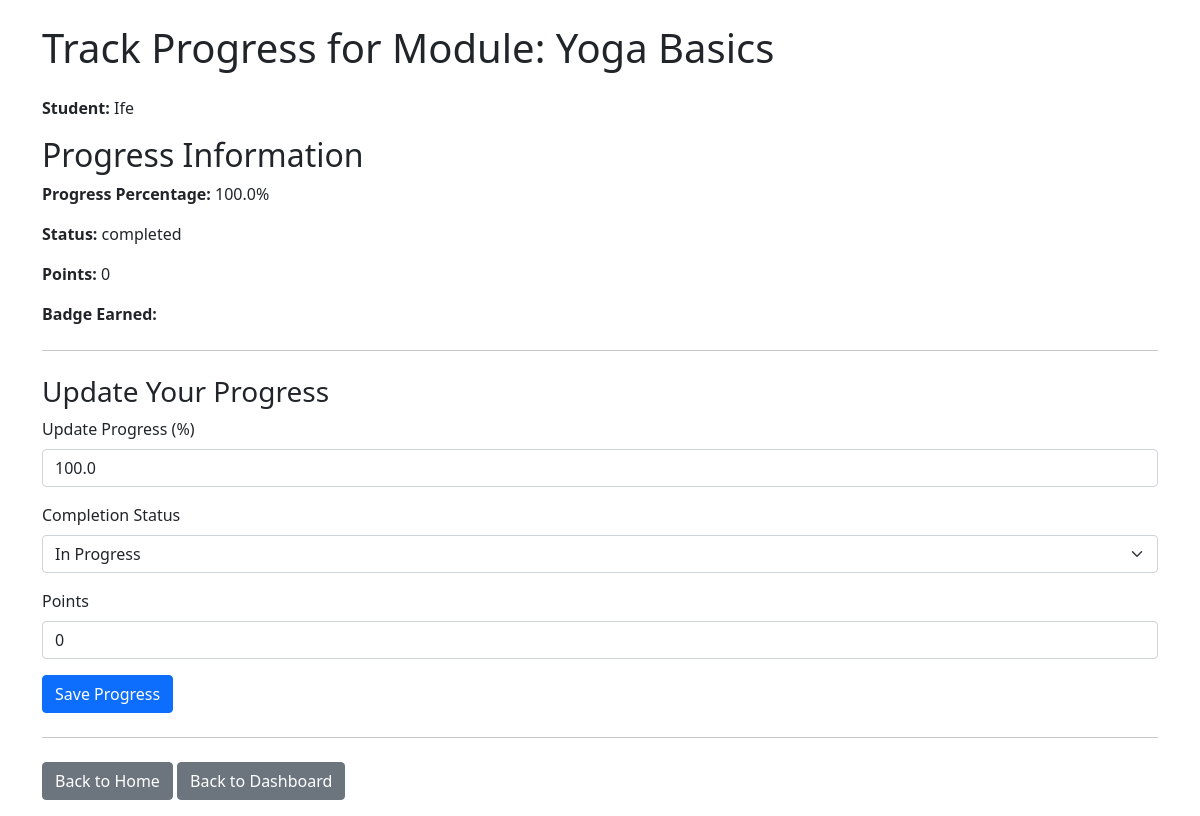
Before: /track_progress/5/ (signed in) with the older database file.
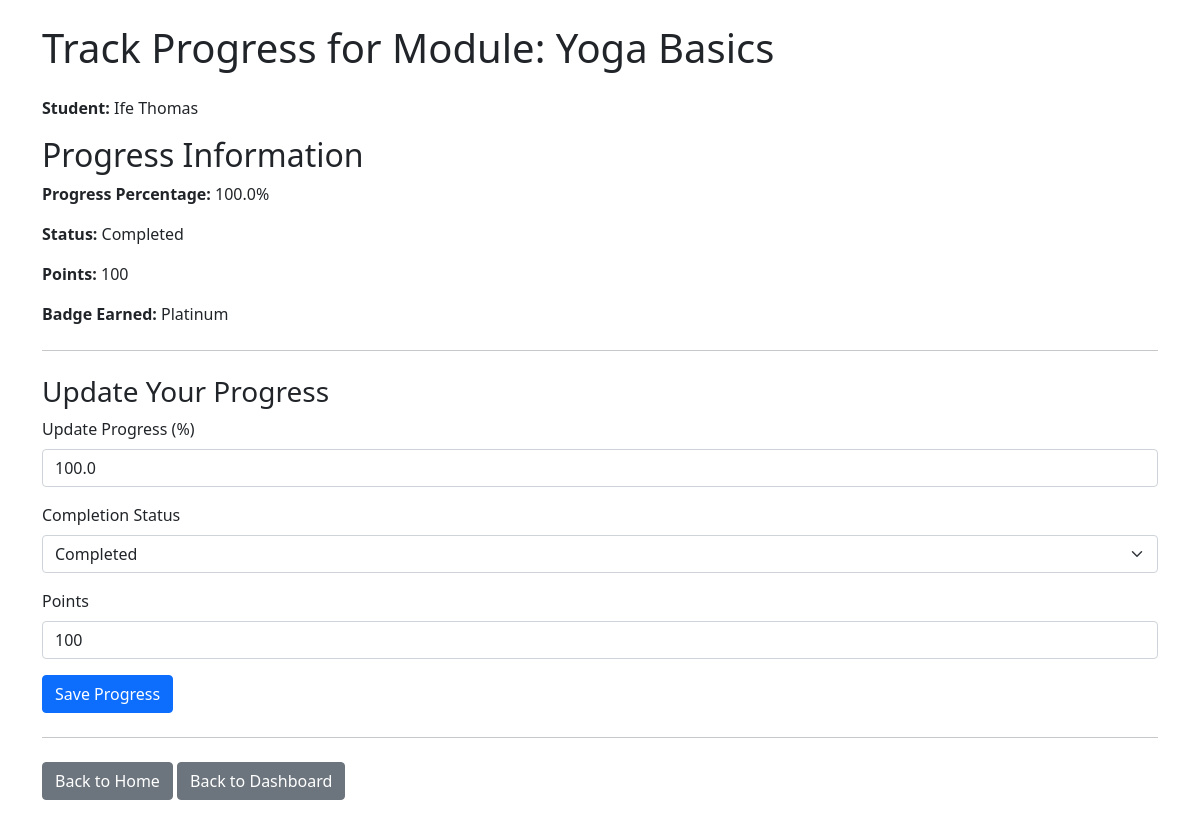
After: the same page with the newer database file.
### core/models.py (models this page shows, shortened)
class Progress(models.Model):
    enrollment = models.OneToOneField(Enrollment, on_delete=models.CASCADE)
    progress_percentage = models.FloatField(default=0.0)
    completion_status = models.CharField(max_length=20, default='in-progress')
    points = models.IntegerField(default=0)  # Points for gamification
    badge_earned = models.CharField(max_length=50, blank=True)  # Badge earned for completing challenges

class Enrollment(models.Model):
    student = models.ForeignKey(Student, on_delete=models.CASCADE)
    module = models.ForeignKey(TrainingModule, on_delete=models.CASCADE)
    enrollment_date = models.DateTimeField(auto_now_add=True)

class TrainingModule(models.Model):
    trainer = models.ForeignKey(Trainer, on_delete=models.CASCADE)
    module_id = models.CharField(max_length=20, unique=True)
    title = models.CharField(max_length=100)
    description = models.TextField()
    created_at = models.DateTimeField(auto_now_add=True)
    updated_at = models.DateTimeField(auto_now=True)

class Student(models.Model):
    user = models.OneToOneField(User, on_delete=models.CASCADE)
    student_id = models.CharField(max_length=20, unique=True)

class User(AbstractUser):
    ROLE_CHOICES = (
        ('admin', 'Admin'),
        ('trainer', 'Trainer'),
        ('student', 'Student'),
    )
    role = models.CharField(max_length=10, choices=ROLE_CHOICES)
    groups = models.ManyToManyField(
        'auth.Group',
        related_name='core_user_set',  # Changed related_name
        blank=True,
        help_text='The groups this user belongs to.',
        related_query_name='user',
    )
    user_permissions = models.ManyToManyField(
        'auth.Permission',
        related_name='core_user_permissions',  # Changed related_name
        blank=True,
        help_text='Specific permissions for this user.',
        related_query_name='user',
    )

### core/views.py (the view, shortened to what this page needs)
# urls.py: path('track_progress/<int:enrollment_id>/', views.track_progress, name='track_progress'),
@login_required
def track_progress(request, enrollment_id):
    enrollment = Enrollment.objects.get(id=enrollment_id)
    if request.user != enrollment.student.user:
        return redirect('home')
    progress, created = Progress.objects.get_or_create(enrollment=enrollment)
    return render(request, 'core/track_progress.html', {'progress': progress, 'enrollment': enrollment})

### core/templates/core/track_progress.html (shortened to what this page needs)
<!DOCTYPE html>
<html lang="en">
<head>
    <link href="https://cdn.jsdelivr.net/npm/bootstrap@5.1.0/dist/css/bootstrap.min.css" rel="stylesheet">
</head>
<body>
    <div class="container mt-4">
        <h1 class="mb-4">Track Progress for Module: {{ enrollment.module.title }}</h1>
        <p><strong>Student:</strong> {{ enrollment.student.user.first_name }} {{ enrollment.student.user.last_name }}</p>
        <h2>Progress Information</h2>
        <p><strong>Progress Percentage:</strong> {{ progress.progress_percentage }}%</p>
        <p><strong>Status:</strong> {{ progress.completion_status }}</p>
        <p><strong>Points:</strong> {{ progress.points }}</p>
        <p><strong>Badge Earned:</strong> {{ progress.badge_earned }}</p>
        <hr class="my-4">
        {% if request.user == enrollment.student.user %}
            <h3>Update Your Progress</h3>
            <form method="POST">
                <div class="mb-3">
                    <label for="progress_percentage" class="form-label">Update Progress (%)</label>
                    <input type="number" id="progress_percentage" name="progress_percentage" class="form-control" min="0" max="100" value="{{ progress.progress_percentage }}">
                </div>
                <div class="mb-3">
                    <label for="completion_status" class="form-label">Completion Status</label>
                    <select name="completion_status" id="completion_status" class="form-select">
                        <option value="In-progress" {% if progress.completion_status == 'In-progress' %}selected{% endif %}>In Progress</option>
                        <option value="Completed" {% if progress.completion_status == 'Completed' %}selected{% endif %}>Completed</option>
                    </select>
                </div>
                <div class="mb-3">
                    <label for="points" class="form-label">Points</label>
                    <input type="number" id="points" name="points" class="form-control" min="0" value="{{ progress.points }}">
                </div>
                <button type="submit" class="btn btn-primary">Save Progress</button>
            </form>
        {% endif %}
        <hr class="my-4">
        <p>
            <a href="{% url 'home' %}" class="btn btn-secondary">Back to Home</a>
            <a href="{% url 'student_dashboard' %}" class="btn btn-secondary">Back to Dashboard</a>
        </p>
    </div>
</body>
</html>

Changed rows visible on the page:
changed through a linked row, Enrollment "Yoga Basics": student.user.last_name (not shown) → "Thomas"
changed Progress: completion_status "completed" → "Completed"; points "0" → "100"; badge_earned (not shown) → "Platinum"; completion_status (not shown) → "Completed"
Other visible differences:
form field completion_status: "In Progress" → (not shown)
